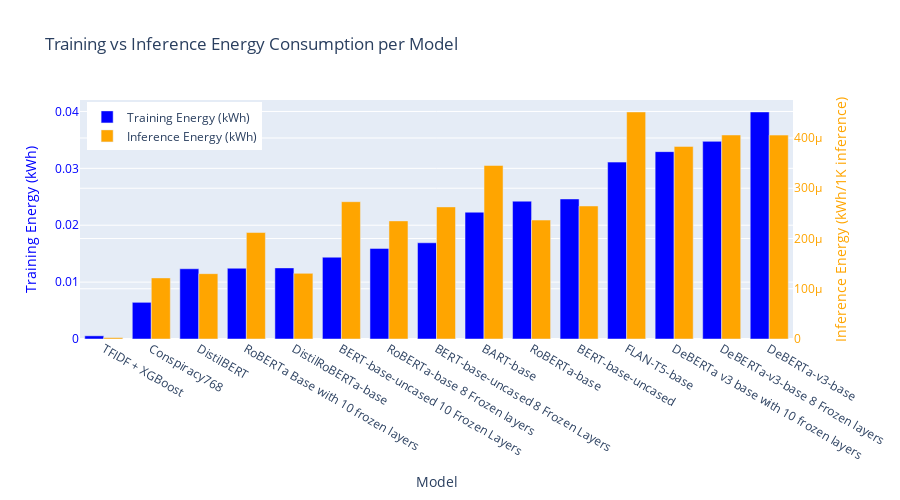

Notebook cell for this chart:
### Code cell
import pandas as pd
import plotly.graph_objects as go

df = pd.read_excel("../frugal_model_results.xlsx", sheet_name="model_results")
df.rename(columns={'energy_consumed_kwh': 'training_energy_kwh', 'inf_energy_consumed_kwh':'inference_energy_kwh'}, inplace=True)
df = df[~df['model_architecture'].isin(['LLM'])]
df = df.sort_values(by='training_energy_kwh')

# Create figure
fig = go.Figure()

# Bar chart: Training energy consumed
fig.add_trace(go.Bar(
    x=df['model_name'],
    y=df['training_energy_kwh'],
    name='Training Energy (kWh)',
    yaxis='y1',
    marker_color='blue',
    offsetgroup='group1'
))

# Bar chart: Inference energy consumed
fig.add_trace(go.Bar(
    x=df['model_name'],
    y=df['inference_energy_kwh'],
    name='Inference Energy (kWh)',
    yaxis='y2',
    marker_color='orange',
    offsetgroup='group2'
))

# Layout with dual Y-axes
fig.update_layout(
    title='Training vs Inference Energy Consumption per Model',
    xaxis=dict(title='Model'),
    yaxis=dict(
        title='Training Energy (kWh)',
        titlefont=dict(color='blue'),
        tickfont=dict(color='blue')
    ),
    yaxis2=dict(
        title='Inference Energy (kWh/1K inference)',
        titlefont=dict(color='orange'),
        tickfont=dict(color='orange'),
        overlaying='y',
        side='right'
    ),
    barmode='group',
    legend=dict(x=0.01, y=0.99),
    bargap=0.2,
    width=900,
    height=500
)

fig.show()
# fig.write_image("../results/training_vs_inference_energy.png", width=900, height=500, scale=2)

### Figure 1 — Plotly figure (JSON) as saved in the notebook; plotly's stock layout.template omitted (floating-point values rounded to 4 significant figures)
{"data": [{"marker": {"color": "blue"}, "name": "Training Energy (kWh)", "offsetgroup": "group1", "type": "bar", "x": ["TFIDF + XGBoost", "Conspiracy768", "DistilBERT", "RoBERTa Base with 10 frozen layers", "DistilRoBERTa-base", "BERT-base-uncased 10 Frozen Layers", "RoBERTa-base 8 Frozen layers", "BERT-base-uncased 8 Frozen Layers", "BART-base", "RoBERTa-base", "BERT-base-uncased", "FLAN-T5-base", "DeBERTa v3 base with 10 frozen layers", "DeBERTa-v3-base 8 Frozen layers", "DeBERTa-v3-base"], "y": [0.0005598, 0.006448, 0.01234, 0.01244, 0.0125, 0.01438, 0.01593, 0.01692, 0.02229, 0.02423, 0.02462, 0.0311, 0.03294, 0.03475, 0.03992], "yaxis": "y"}, {"marker": {"color": "orange"}, "name": "Inference Energy (kWh)", "offsetgroup": "group2", "type": "bar", "x": ["TFIDF + XGBoost", "Conspiracy768", "DistilBERT", "RoBERTa Base with 10 frozen layers", "DistilRoBERTa-base", "BERT-base-uncased 10 Frozen Layers", "RoBERTa-base 8 Frozen layers", "BERT-base-uncased 8 Frozen Layers", "BART-base", "RoBERTa-base", "BERT-base-uncased", "FLAN-T5-base", "DeBERTa v3 base with 10 frozen layers", "DeBERTa-v3-base 8 Frozen layers", "DeBERTa-v3-base"], "y": [2.721e-06, 0.0001216, 0.00013, 0.0002119, 0.0001306, 0.0002732, 0.000235, 0.0002629, 0.0003453, 0.0002367, 0.0002647, 0.0004518, 0.0003833, 0.000406, 0.0004057], "yaxis": "y2"}], "layout": {"bargap": 0.2, "barmode": "group", "height": 500, "legend": {"x": 0.01, "y": 0.99}, "title": {"text": "Training vs Inference Energy Consumption per Model"}, "width": 900, "xaxis": {"title": {"text": "Model"}}, "yaxis": {"tickfont": {"color": "blue"}, "title": {"font": {"color": "blue"}, "text": "Training Energy (kWh)"}}, "yaxis2": {"overlaying": "y", "side": "right", "tickfont": {"color": "orange"}, "title": {"font": {"color": "orange"}, "text": "Inference Energy (kWh/1K inference)"}}}}
